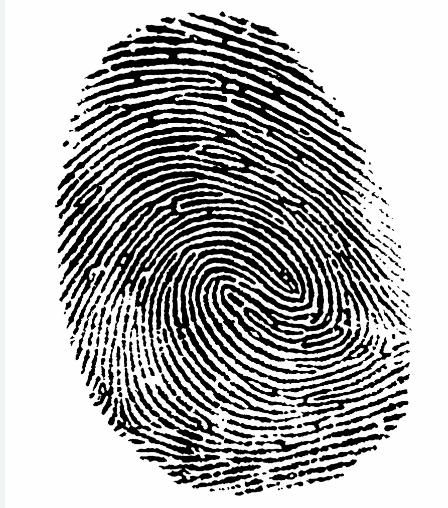
#> input picture finger.png, 448 x 508 px, found by its file name
$ python esikAyarlama.py
#> lines starting #> are read from the running program, lines starting #| are printed output that depends on the picture; after the words box and inside, x2 and y2 are one past the last pixel; in counts of white or black regions, pixels touching at a corner belong together
import cv2
import numpy as np

resim=cv2.imread("finger.png",0)
#> resim: shape (508, 448); min 0, max 255, mean 178
ret,thresh1=cv2.threshold(resim,127,255,cv2.THRESH_BINARY)
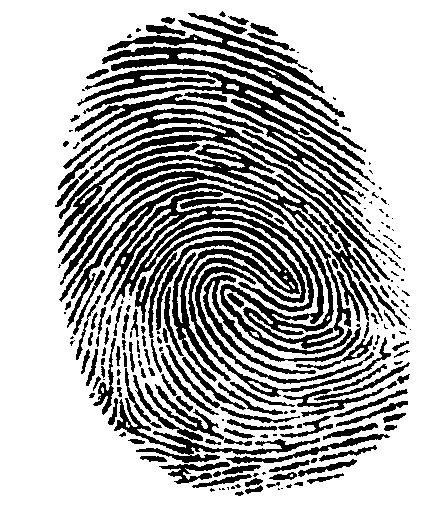
#> thresh1: shape (508, 448); 70.2% white; 211 black regions (82 under 20 px), largest, box (x1, y1, x2, y2) and area: (67, 183, 391, 397) 13342, (77, 46, 375, 185) 7704, (58, 144, 383, 321) 7297
ret,thresh2=cv2.threshold(resim,127,255,cv2.THRESH_BINARY_INV)  #İşlev: Binary thresholding işleminin tersidir. Eşik değerinin altındaki pikseller beyaz, üstündekiler siyah olur.
#Kullanım: Genellikle nesneleri arka plana karşı ayırmak veya vurgulamak için kullanılır.
ret,thresh3=cv2.threshold(resim,127,255,cv2.THRESH_TRUNC) #İşlev: Eşik değerinin üstünde olan piksellerin değerlerini eşik değerine ayarlar, altında olanları ise olduğu gibi bırakır.
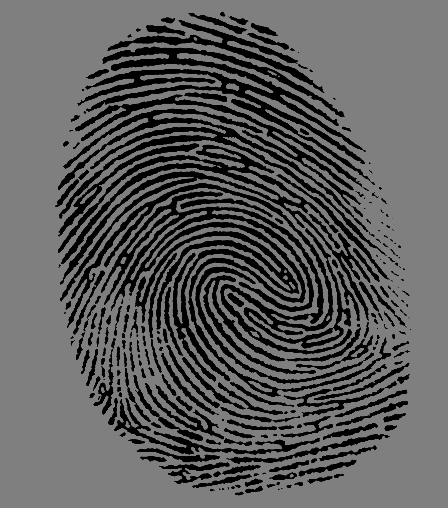
#> thresh3: shape (508, 448); min 0, max 127, mean 93
#Kullanım: Görüntüyü belirli bir eşik değeri üzerinde kırpma veya sınırlama işlemlerinde kullanılır
ret,thresh4=cv2.threshold(resim,127,255,cv2.THRESH_TOZERO) #İşlev: Eşik değerinin altındaki pikselleri sıfıra ayarlar, üstündekileri ise olduğu gibi bırakır.
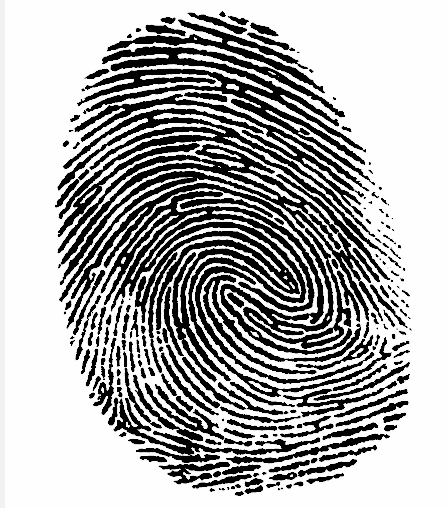
#> thresh4: shape (508, 448); min 0, max 255, mean 174.1
#Kullanım: Görüntü işlemede gürültüyü azaltmak veya belirli nesneleri vurgulamak için kullanılır.
ret,thresh5=cv2.threshold(resim,127,255,cv2.THRESH_TOZERO_INV) #İşlev: Eşik değerinin altında olan pikselleri sıfıra ayarlar, üstündekileri ise olduğu gibi bırakır.
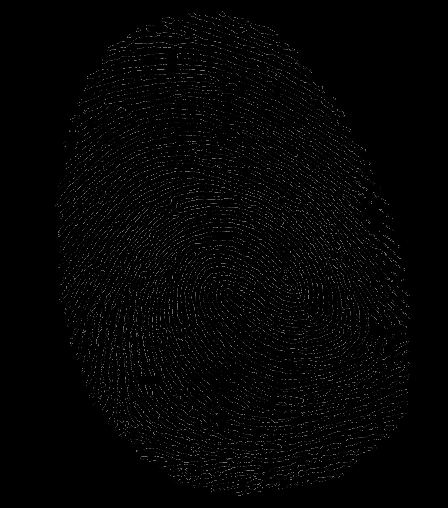
#> thresh5: shape (508, 448); min 0, max 127, mean 3.9
#Kullanım: Genellikle belirli bir bölgedeki pikselleri vurgulamak veya arka planı filtrelemek için kullanılır.


cv2.imshow("Orijinal",resim)
cv2.imshow("thresh1",thresh1)
cv2.imshow("thresh2",thresh2)
cv2.imshow("thresh3",thresh3)
cv2.imshow("thresh4",thresh4)
cv2.imshow("thresh5",thresh5)

cv2.waitKey(0)
cv2.destroyAllWindows()
